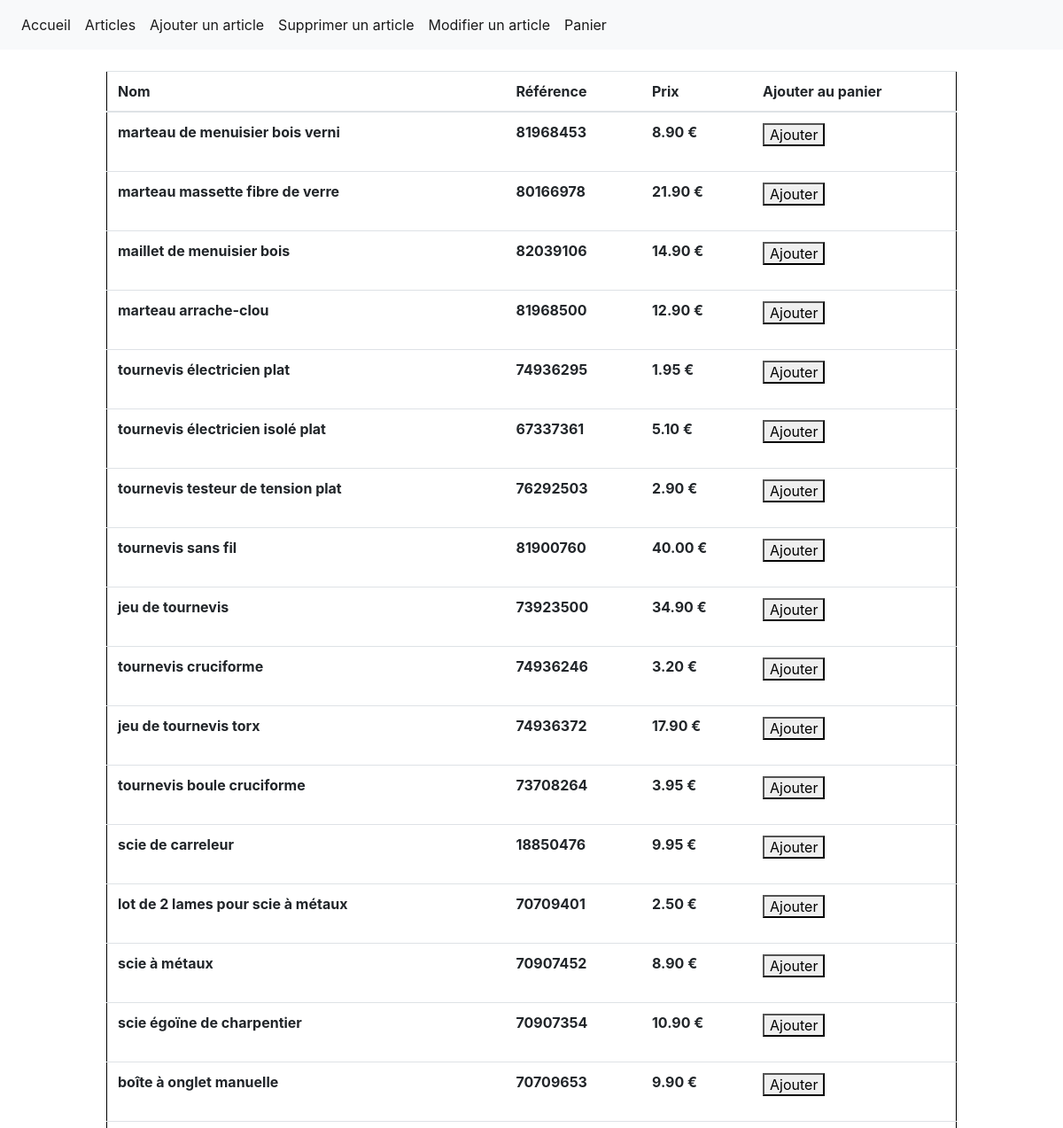
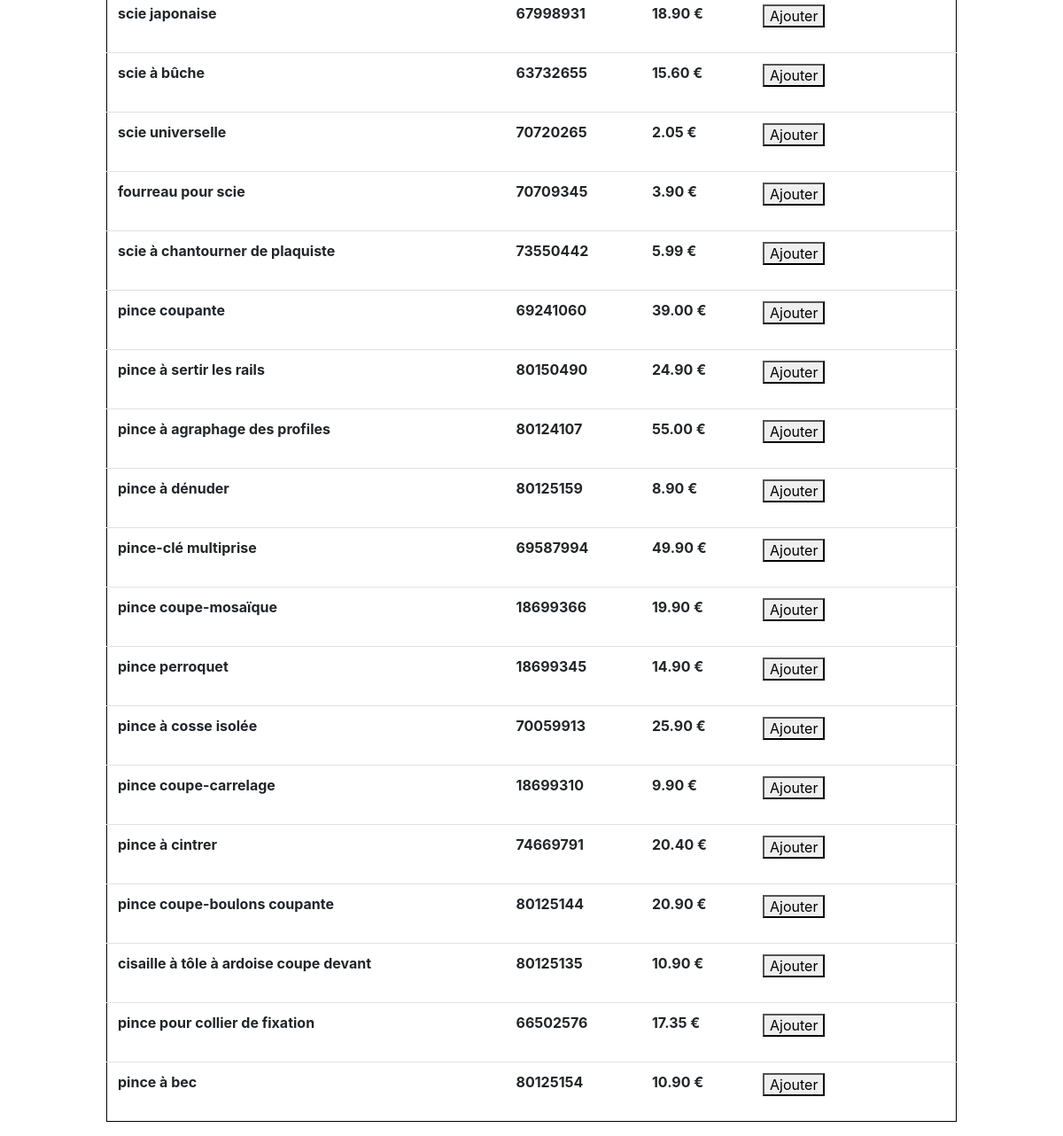
Page /php/articles.php on the committed database (2 pictures, top to bottom).
### tables this page shows
CREATE TABLE articles(
    id int UNSIGNED NOT NULL AUTO_INCREMENT,
    nom varchar(128),
    reference varchar(128),
    prix_ht decimal(10,2),
    taxe int,
    promotion int NULL,
    nouveaute boolean,
    Primary Key(id)
);

### php/articles.php (the view, shortened to what this page needs)
<?php require_once('header.php'); ?>
<body>
  <center>
	<br>
	<table class="table" id="articles">
	  <thead>
		<tr>
		  <th scope="col">Nom</th>
		  <th scope="col">Référence</th>
		  <th scope="col">Prix</th>
	<?php if (isset($_SESSION['id'])){
			echo "<th scope='col'>Ajouter au panier</th>";
		   } ?>
		</tr>
	  </thead>
	  <tbody>
		<?php
		$data = $conn->query("SELECT * FROM articles")->fetchAll();
		foreach ($data as $article) {
		  echo "<tr>";
		  echo "<th> $article[nom]</th>";
		  echo "<th> $article[reference]</th>";
		  echo "<th> $article[prix_ht] € </th>";
		  if (isset($_SESSION['id'])){
			echo "<th><form action='insertion_panier.php' class='panier' method='post'>
			<button name='valpanier' value='$article[id]'>Ajouter</button></form></th>";
		  }
		  echo "</tr>";
		}
		?>
	  </tbody>
	</table>
  </center>
</body>

### php/header.php (shortened to what this page needs)
<head>
    <link rel="stylesheet" href="..\css\css.css"/>
    <link rel="stylesheet" href="https://cdn.jsdelivr.net/npm/bootstrap@4.3.1/dist/css/bootstrap.min.css">
</head>
<header>
  <?php
    require_once ('navbar.php');
  ?>
</header>

### php/navbar.php (shortened to what this page needs)
<nav class="navbar navbar-expand-lg navbar-light bg-light">
    <div class="collapse navbar-collapse" id="navbarNavAltMarkup">
        <div class="navbar-nav">
        <a class="nav-item nav-link active" href="http://localhost:3000/php/accueil.php"">Accueil</a>
        <a class="nav-item nav-link active" href="http://localhost:3000/php/articles.php"">Articles</a>
        <a class="nav-item nav-link active" href="http://localhost:3000/php/ajoutarticle.php"">Ajouter un article</a>
        <a class="nav-item nav-link active" href="http://localhost:3000/php/supressionarticle.php""> Supprimer un article</a>
        <a class="nav-item nav-link active" href="http://localhost:3000/php/modificationarticle.php"">Modifier un article</a>
        <a class="nav-item nav-link active" href="http://localhost:3000/php/panier.php"">Panier</a>
        </div>
    </div>
    </nav>

### css/css.css (style rules this page uses)
#articles { width: 80% !important; }
.table { width: 60% !important; border: solid 1px black; padding-top: 1em; }
.panier { padding-right: 5px; }

### rows in the picture
articles: nom "marteau de menuisier bois verni", reference "81968453", prix_ht "8.90", $article[id] 1 (drawn)
articles: nom "marteau massette fibre de verre", reference "80166978", prix_ht "21.90", $article[id] 2 (drawn)
articles: nom "maillet de menuisier bois", reference "82039106", prix_ht "14.90", $article[id] 3 (drawn)
articles: nom "marteau arrache-clou", reference "81968500", prix_ht "12.90", $article[id] 4 (drawn)
articles: nom "tournevis électricien plat", reference "74936295", prix_ht "1.95", $article[id] 5 (drawn)
articles: nom "tournevis électricien isolé plat", reference "67337361", prix_ht "5.10", $article[id] 6 (drawn)
articles: nom "tournevis testeur de tension plat", reference "76292503", prix_ht "2.90", $article[id] 7 (drawn)
articles: nom "tournevis sans fil", reference "81900760", prix_ht "40.00", $article[id] 8 (drawn)
articles: nom "jeu de tournevis", reference "73923500", prix_ht "34.90", $article[id] 9 (drawn)
articles: nom "tournevis cruciforme", reference "74936246", prix_ht "3.20", $article[id] 10 (drawn)
articles: nom "jeu de tournevis torx", reference "74936372", prix_ht "17.90", $article[id] 11 (drawn)
articles: nom "tournevis boule cruciforme", reference "73708264", prix_ht "3.95", $article[id] 12 (drawn)
articles: nom "scie de carreleur", reference "18850476", prix_ht "9.95", $article[id] 13 (drawn)
articles: nom "lot de 2 lames pour scie à métaux", reference "70709401", prix_ht "2.50", $article[id] 14 (drawn)
articles: nom "scie à métaux", reference "70907452", prix_ht "8.90", $article[id] 15 (drawn)
articles: nom "scie égoïne de charpentier", reference "70907354", prix_ht "10.90", $article[id] 16 (drawn)
articles: nom "boîte à onglet manuelle", reference "70709653", prix_ht "9.90", $article[id] 17 (drawn)
articles: nom "scie japonaise", reference "67998931", prix_ht "18.90", $article[id] 18 (drawn)
articles: nom "scie à bûche", reference "63732655", prix_ht "15.60", $article[id] 19 (drawn)
articles: nom "scie universelle", reference "70720265", prix_ht "2.05", $article[id] 20 (drawn)
articles: nom "fourreau pour scie", reference "70709345", prix_ht "3.90", $article[id] 21 (drawn)
articles: nom "scie à chantourner de plaquiste", reference "73550442", prix_ht "5.99", $article[id] 22 (drawn)
articles: nom "pince coupante", reference "69241060", prix_ht "39.00", $article[id] 23 (drawn)
articles: nom "pince à sertir les rails", reference "80150490", prix_ht "24.90", $article[id] 24 (drawn)
articles: nom "pince à agraphage des profiles", reference "80124107", prix_ht "55.00", $article[id] 25 (drawn)
articles: nom "pince à dénuder", reference "80125159", prix_ht "8.90", $article[id] 26 (drawn)
articles: nom "pince-clé multiprise", reference "69587994", prix_ht "49.90", $article[id] 27 (drawn)
articles: nom "pince coupe-mosaïque", reference "18699366", prix_ht "19.90", $article[id] 28 (drawn)
articles: nom "pince perroquet", reference "18699345", prix_ht "14.90", $article[id] 29 (drawn)
articles: nom "pince à cosse isolée", reference "70059913", prix_ht "25.90", $article[id] 30 (drawn)
articles: nom "pince coupe-carrelage", reference "18699310", prix_ht "9.90", $article[id] 31 (drawn)
articles: nom "pince à cintrer", reference "74669791", prix_ht "20.40", $article[id] 32 (drawn)
articles: nom "pince coupe-boulons coupante", reference "80125144", prix_ht "20.90", $article[id] 33 (drawn)
articles: nom "cisaille à tôle à ardoise coupe devant", reference "80125135", prix_ht "10.90", $article[id] 34 (drawn)
articles: nom "pince pour collier de fixation", reference "66502576", prix_ht "17.35", $article[id] 35 (drawn)
articles: nom "pince à bec", reference "80125154", prix_ht "10.90", $article[id] 36 (drawn)
